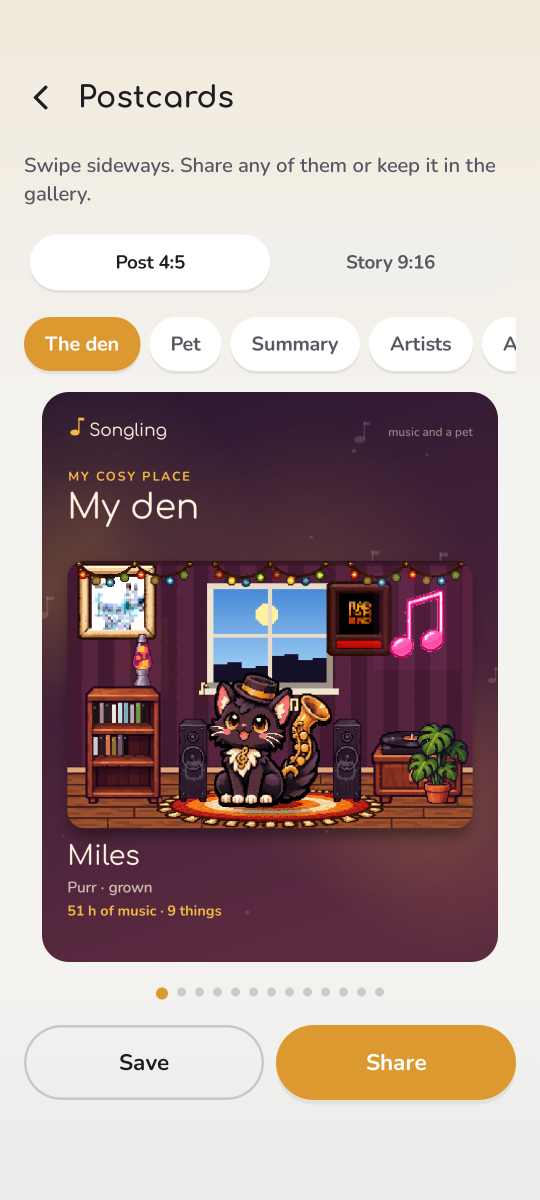
#> input picture docs/raw/en/10-cards.png, 1080 x 2400 px, given in place of logo.png, which was not available (shown at 1/2 size)
$ python play.py
#> lines starting #> are read from the running program, lines starting #| are printed output that depends on the picture; after the words box and inside, x2 and y2 are one past the last pixel; in counts of white or black regions, pixels touching at a corner belong together
"""Builds the Google Play graphics in docs/google-play/graphics from the README screenshots.

python tools/play.py

Takes docs/raw/<lang>/<n>-<name>.png (1080x2400 screens of the demo, see tools/store_shots.py) and writes
the 512 px icon, the 1024x500 feature graphics and eight 1080x1920 captioned screenshots per language.
Play wants screenshots no longer than twice their width, so each screen runs off the bottom edge under
its caption; a sheet (the album) shows only its card, without the dimmed screen above it.
The icon is docs/logo.png (python tools/icon.py) on a full square.
"""
from pathlib import Path

from PIL import Image, ImageDraw, ImageFilter, ImageFont

ROOT = Path(__file__).resolve().parent.parent
OUT = ROOT / "docs/google-play/graphics"
RAW = ROOT / "docs/raw"
STATUS = 112  # the status bar on the 1080x2400 captures
FONTS = ROOT / "app/src/main/res/font"

# The den at night: its plum wallpaper, a warm lamp glow, the cream of the app's cards.
PLUM = (0x2A, 0x18, 0x24)
PLUM_LIGHT = (0x5A, 0x2E, 0x45)
CREAM = (0xFF, 0xF4, 0xE4)
GOLD = (0xF2, 0xBE, 0x5C)
RUST = (0xC8, 0x55, 0x3D)
WIRE = (0x14, 0x0C, 0x12)
BULBS = [(0xF2, 0x5C, 0x54), (0xF6, 0xC9, 0x4E), (0x6F, 0xC2, 0x76), (0x5B, 0x9B, 0xE6), (0xE8, 0x7A, 0xD0)]

# The order they appear in the store, whether it's a sheet, and the caption: a line in Comfortaa and one in gold.
PAGES = [
    ("1-den", False, ("A pet that hears", "the music you play"), ("Питомец, который", "слышит вашу музыку")),
    ("6-bestiary", False, ("25 pets hatch from", "the way you listen"), ("25 питомцев: каждого", "выводит ваша музыка")),
    ("2-shelf", False, ("Every album you've heard,", "with covers and stars"), ("Всё, что вы слушали,", "с обложками и звёздами")),
    ("3-album", True, ("Records or tapes,", "heard whole or not"), ("Пластинки или кассеты,", "целиком и по песням")),
    ("4-saga", False, ("The saga of your music:", "tops, hours and genres"), ("Сага вашей музыки:", "топы, часы и жанры")),
    ("9-awards", False, ("70 awards,", "goals and weekly tasks"), ("70 наград,", "цели и задания недели")),
    ("8-shop", False, ("Plectrums furnish", "the den"), ("Медиаторы обставляют", "логово")),
    ("10-cards", False, ("Postcards", "to share your music"), ("Открытки,", "чтобы поделиться музыкой")),
]


def comfortaa(size):
    return ImageFont.truetype(str(FONTS / "comfortaa.ttf"), size)


def nunito(size):
    return ImageFont.truetype(str(FONTS / "nunito_bold.ttf"), size)


def fit(make, text, size, width):
    while make(size).getlength(text) > width:
        size -= 2
    return make(size)


def rounded(im, r):
    mask = Image.new("L", im.size, 0)
    ImageDraw.Draw(mask).rounded_rectangle((0, 0, im.width - 1, im.height - 1), r, fill=255)
    out = im.convert("RGBA")
    out.putalpha(mask)
    return out


def lay(g, card, x, y, r=40, outline=PLUM_LIGHT):
    """A screen on the board: rounded corners, a soft shadow and a thin edge."""
    sh = Image.new("RGBA", (card.width + 120, card.height + 120), (0, 0, 0, 0))
    ImageDraw.Draw(sh).rounded_rectangle((60, 76, 60 + card.width, 76 + card.height), r, fill=(8, 3, 6, 170))
    g.alpha_composite(sh.filter(ImageFilter.GaussianBlur(24)), (x - 60, y - 60))
    g.alpha_composite(rounded(card, r), (x, y))
    ImageDraw.Draw(g).rounded_rectangle((x - 1, y - 1, x + card.width, y + card.height), r, outline=outline, width=3)


def board(W, H, cx, cy, rad):
    """The den's plum wall, warmer where the lamp light falls."""
#> called with W = 1024, H = 500, cx = 740, cy = 260, rad = 420
    g = Image.new("RGB", (W, H), PLUM)
    glow = Image.new("L", (W, H), 0)
#> glow: PIL image 1024x500 L; every value is 0
    ImageDraw.Draw(glow).ellipse((cx - rad, cy - rad, cx + rad, cy + rad), fill=255)
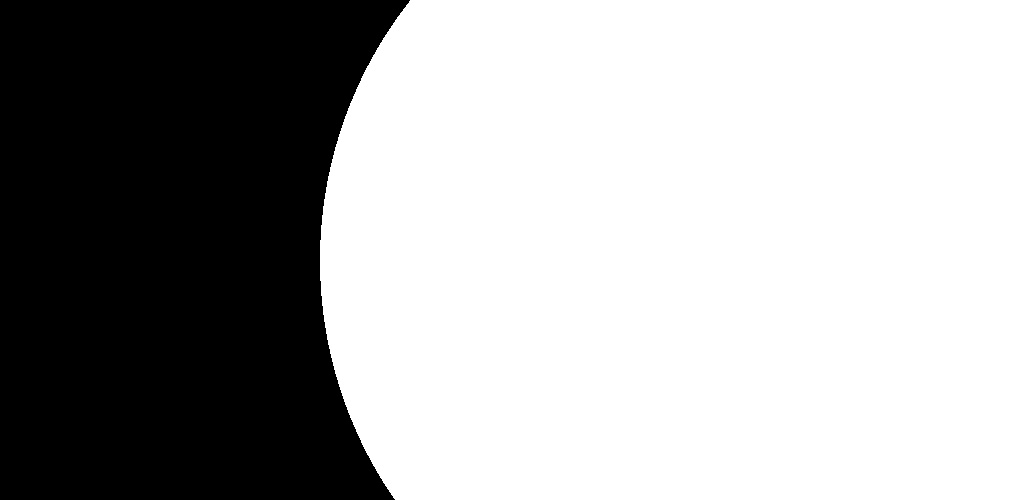
#> glow: PIL image 1024x500 L; 66.2% white; 1 black region, box (x1, y1, x2, y2) and area: (0, 0, 410, 500) 173239
    glow = glow.filter(ImageFilter.GaussianBlur(rad // 2))
    g.paste(Image.new("RGB", (W, H), PLUM_LIGHT), (0, 0), glow)
    return g.convert("RGBA")


def lights(g, W, y, sag=14, step=46, r=7):
    """Fairy lights from the den: a sagging wire with coloured bulbs, each with a little halo."""
#> called with W = 1024, y = 6, sag = 10, step = 40, r = 5
    halo = Image.new("RGBA", g.size, (0, 0, 0, 0))
#> halo: PIL image 1024x500 RGBA; every value is 0
    hd = ImageDraw.Draw(halo)
    d = ImageDraw.Draw(g)
    pts = []
    span = W / 3
    for x in range(0, W + 1, 4):
        t = (x % span) / span
        pts.append((x, y + sag * 4 * t * (1 - t)))
    d.line(pts, fill=WIRE, width=3)
    for i, x in enumerate(range(step // 2, W, step)):
        t = (x % span) / span
        by = y + sag * 4 * t * (1 - t) + 6
        c = BULBS[i % len(BULBS)]
        hd.ellipse((x - r * 3, by - r * 3, x + r * 3, by + r * 3), fill=c + (90,))
        d.rectangle((x - 2, by - 8, x + 2, by - 3), fill=WIRE)
        d.ellipse((x - r, by - r + 2, x + r, by + r + 2), fill=c)
    g.alpha_composite(halo.filter(ImageFilter.GaussianBlur(r * 1.5)))
#> g: PIL image 1024x500 RGBA
    # The bulbs again over their own halo, so they stay crisp.
    for i, x in enumerate(range(step // 2, W, step)):
        t = (x % span) / span
        by = y + sag * 4 * t * (1 - t) + 6
        ImageDraw.Draw(g).ellipse((x - r, by - r + 2, x + r, by + r + 2), fill=BULBS[i % len(BULBS)])


def sheet_top(im):
    """The first row of a sheet's light card, a few pixels above it to keep its rounded edge."""
    grey = im.convert("L")
    x0, x1 = im.width // 4, im.width * 3 // 4
    for y in range(0, im.height):
        row = [grey.getpixel((x, y)) for x in range(x0, x1, 8)]
        if sum(row) / len(row) > 200:
            return max(0, y - 8)
    return 0


def screenshot(src, sheet, caption):
    W, H = 1080, 1920
    g = board(W, H, W // 2, 200, 640)
    lights(g, W, 18)
    d = ImageDraw.Draw(g)
    d.text((W / 2, 168), caption[0], font=fit(comfortaa, caption[0], 68, W - 120), fill=CREAM, anchor="mm")
    d.text((W / 2, 262), caption[1], font=fit(nunito, caption[1], 62, W - 120), fill=GOLD, anchor="mm")
    im = Image.open(src).convert("RGB")
    # The phone's status bar goes: its clock and other apps' chips are not Songling's.
    im = im.crop((0, STATUS, im.width, im.height))
    if sheet:
        im = im.crop((0, sheet_top(im), im.width, im.height))
    w = 860
    im = im.resize((w, round(im.height * w / im.width)), Image.LANCZOS)
    top = 350
    # Only the top corners show: the screen runs on past the bottom edge.
    lay(g, im.crop((0, 0, w, H - top + 60)), (W - w) // 2, top)
    return g.convert("RGB")


def feature(lang):
    W, H = 1024, 500
    g = board(W, H, 740, 260, 420)
    lights(g, W, 6, sag=10, step=40, r=5)
    d = ImageDraw.Draw(g)
    logo = Image.open(ROOT / "docs/logo.png").convert("RGBA").resize((128, 128), Image.LANCZOS)
#> logo: PIL image 128x128 RGBA
    g.alpha_composite(rounded(logo, 30), (64, 82))
#> in rounded, `mask = Image.new("L", im.size, 0)`: mask: PIL image 128x128 L; every value is 0
#> in rounded, `ImageDraw.Draw(mask).rounded_rectangle((0, 0, im.width - 1, im.height ..`: mask: PIL image 128x128 L; 95% white; 4 black regions, box (x1, y1, x2, y2) and area: (0, 0, 25, 25) 203, (103, 0, 128, 25) 203, (0, 103, 25, 128) 203, (103, 103, 128, 128) 203
    lines = ("A pet that listens", "to music with you") if lang == "en" else ("Питомец, который", "слушает с вами музыку")
    # The den with the pet, cut from the first screen; the words keep to the left of it.
    im = Image.open(RAW / lang / "1-den.png").convert("RGB").crop((54, 280, 1026, 946))
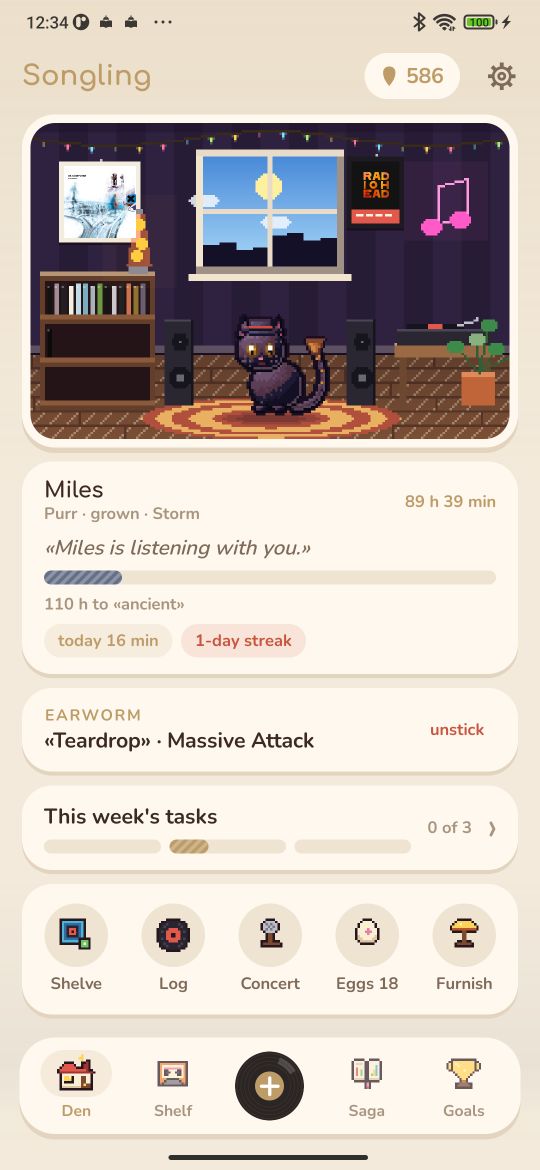
#> input picture docs/raw/en/1-den.png, 1080 x 2340 px (shown at 1/2 size)
    im = im.resize((round(im.width * 360 / im.height), 360), Image.LANCZOS)
#> im: PIL image 525x360 RGB
    left = W - im.width - 48
#> left = 451
    d.text((60, 236), "Songling", font=fit(comfortaa, "Songling", 76, left - 60 - 32), fill=CREAM)
    d.rectangle((66, 344, 280, 347), fill=RUST)
    f = min((fit(nunito, l, 38, left - 66 - 32) for l in lines), key=lambda x: x.size)
    for i, l in enumerate(lines):
        d.text((66, 364 + i * 48), l, font=f, fill=CREAM if i == 0 else GOLD)
    lay(g, im, left, 80, r=28, outline=GOLD)
#> in lay, `sh = Image.new("RGBA", (card.width + 120, card.height + 120), (0, 0, 0..`: sh: PIL image 645x480 RGBA; every value is 0
#> in rounded (call 2), `mask = Image.new("L", im.size, 0)`: mask: PIL image 525x360 L; every value is 0
#> in rounded (call 2), `ImageDraw.Draw(mask).rounded_rectangle((0, 0, im.width - 1, im.height ..`: mask: PIL image 525x360 L; 99.6% white; 4 black regions, box (x1, y1, x2, y2) and area: (0, 0, 23, 23) 174, (502, 0, 525, 23) 174, (0, 337, 23, 360) 174, (502, 337, 525, 360) 174
    g.convert("RGB").save(OUT / f"feature-graphic-{lang}.png", optimize=True)


def main():
    OUT.mkdir(parents=True, exist_ok=True)
    # Play rounds the icon itself: the logo goes on a full square of its own background, no transparent corners.
    logo = Image.open(ROOT / "docs/logo.png").convert("RGBA").resize((512, 512), Image.LANCZOS)
    square = Image.new("RGBA", (512, 512), logo.getpixel((256, 6))[:3] + (255,))
    square.alpha_composite(logo)
    square.convert("RGB").save(OUT / "icon-512.png", optimize=True)
    for lang in ("en", "ru"):
        feature(lang)
        folder = OUT / f"screenshots-{lang}"
        folder.mkdir(exist_ok=True)
        for i, (name, sheet, en, ru) in enumerate(PAGES, 1):
            screenshot(RAW / lang / f"{name}.png", sheet, en if lang == "en" else ru).save(folder / f"{i}.png", optimize=True)
#> call 2 of board, with W = 1080, H = 1920, cx = 540, cy = 200, rad = 640
#> in board (call 2), `glow = Image.new("L", (W, H), 0)`: glow: PIL image 1080x1920 L; every value is 0
#> in board (call 2), `ImageDraw.Draw(glow).ellipse((cx - rad, cy - rad, cx + rad, cy + rad),..`: glow: PIL image 1080x1920 L; 39.3% white; 1 white region, box (x1, y1, x2, y2) and area: (0, 0, 1080, 841) 813932
#> in board (call 2), `glow = glow.filter(ImageFilter.GaussianBlur(rad // 2))`:
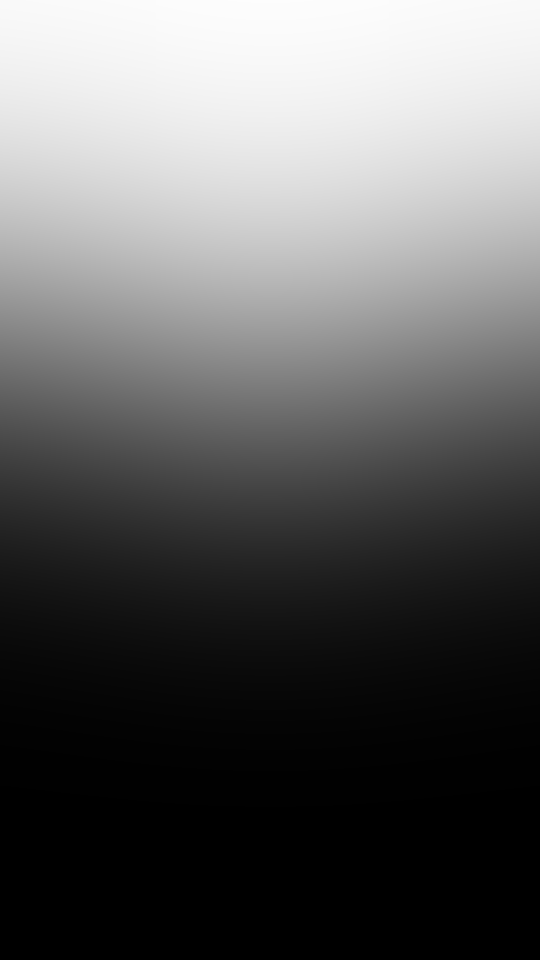
#> glow: PIL image 1080x1920 L (shown at 1/2 size); min 0, max 253, mean 96.5
#> call 2 of lights, with W = 1080, y = 18, sag = 14, step = 46, r = 7
#> in lights (call 2), `halo = Image.new("RGBA", g.size, (0, 0, 0, 0))`: halo: PIL image 1080x1920 RGBA; every value is 0
#> in lights (call 2), `g.alpha_composite(halo.filter(ImageFilter.GaussianBlur(r * 1.5)))`:
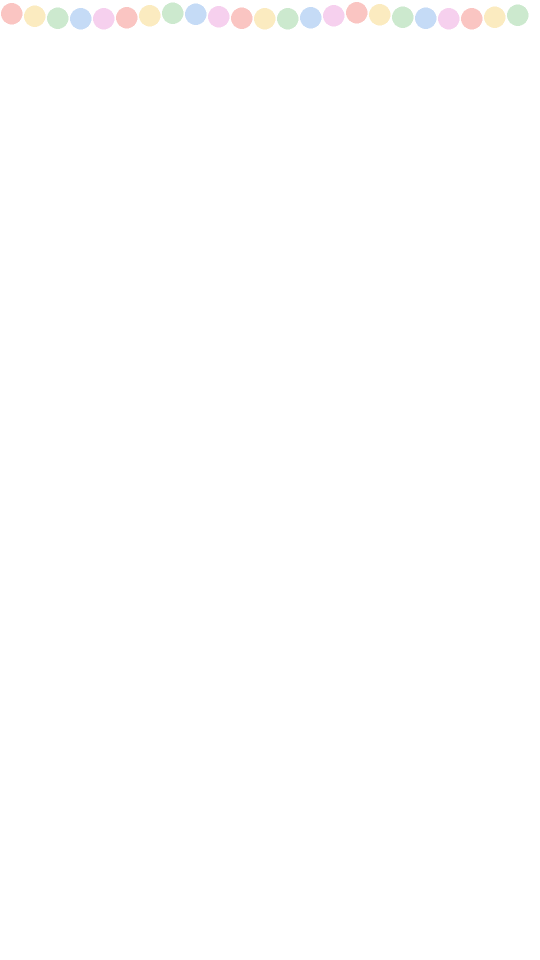
#> halo: PIL image 1080x1920 RGBA (shown at 1/2 size); mean R, G, B, A 3, 2.5, 2.2, 1.4; transparent parts drawn white
#> in screenshot, `im = im.resize((w, round(im.height * w / im.width)), Image.LANCZOS)`:
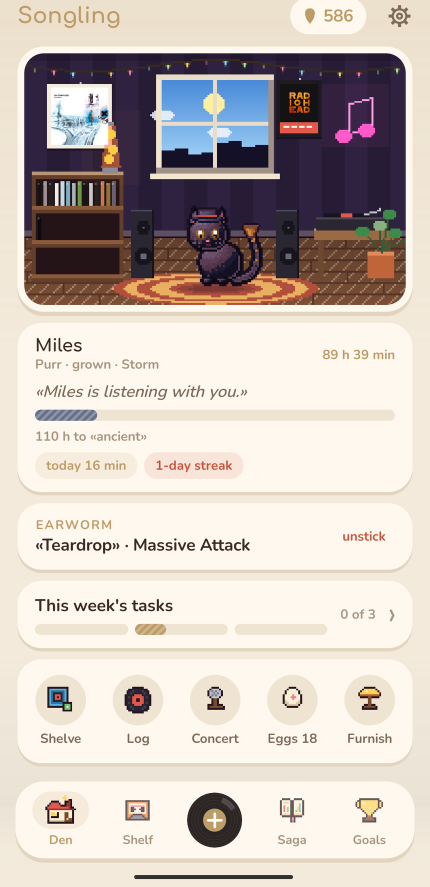
#> im: PIL image 860x1774 RGB (shown at 1/2 size); mean R, G, B 203.5, 192.9, 185.8
#> call 2 of lay, with x = 110, y = 350, r = 40, outline = (90, 46, 69)
#> in lay (call 2), `sh = Image.new("RGBA", (card.width + 120, card.height + 120), (0, 0, 0..`: sh: PIL image 980x1750 RGBA; every value is 0
#> in lay (call 2), `ImageDraw.Draw(sh).rounded_rectangle((60, 76, 60 + card.width, 76 + ca..`:
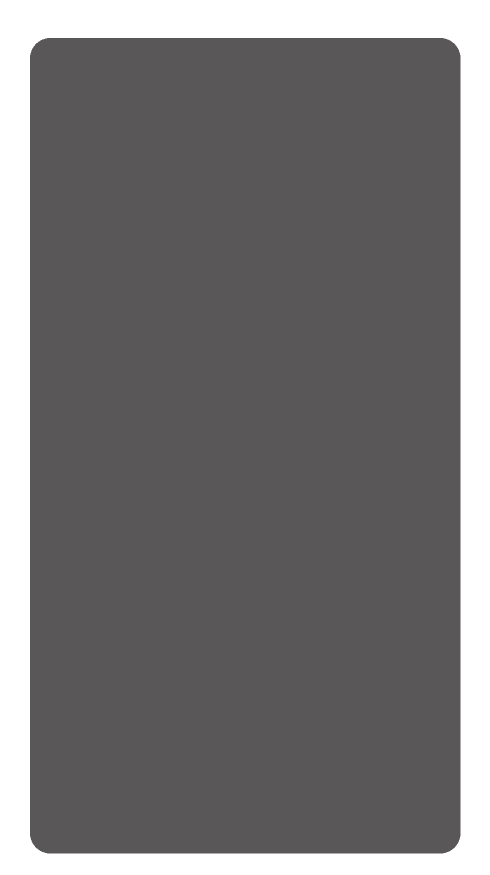
#> sh: PIL image 980x1750 RGBA (shown at 1/2 size); mean R, G, B, A 6.5, 2.5, 4.9, 139.1; transparent parts drawn white
#> in lay (call 2), `g.alpha_composite(sh.filter(ImageFilter.GaussianBlur(24)), (x - 60, y ..`:
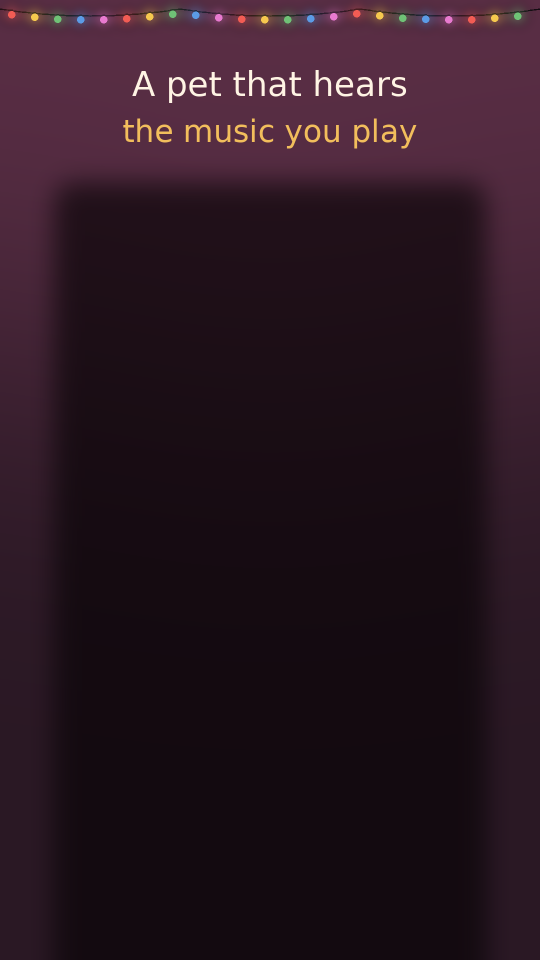
#> g: PIL image 1080x1920 RGBA (shown at 1/2 size); mean R, G, B, A 41.5, 22.4, 32.7, 255
    print("done:", OUT)


if __name__ == "__main__":
#> (the run stopped early here; a loop or call above may not have finished)
